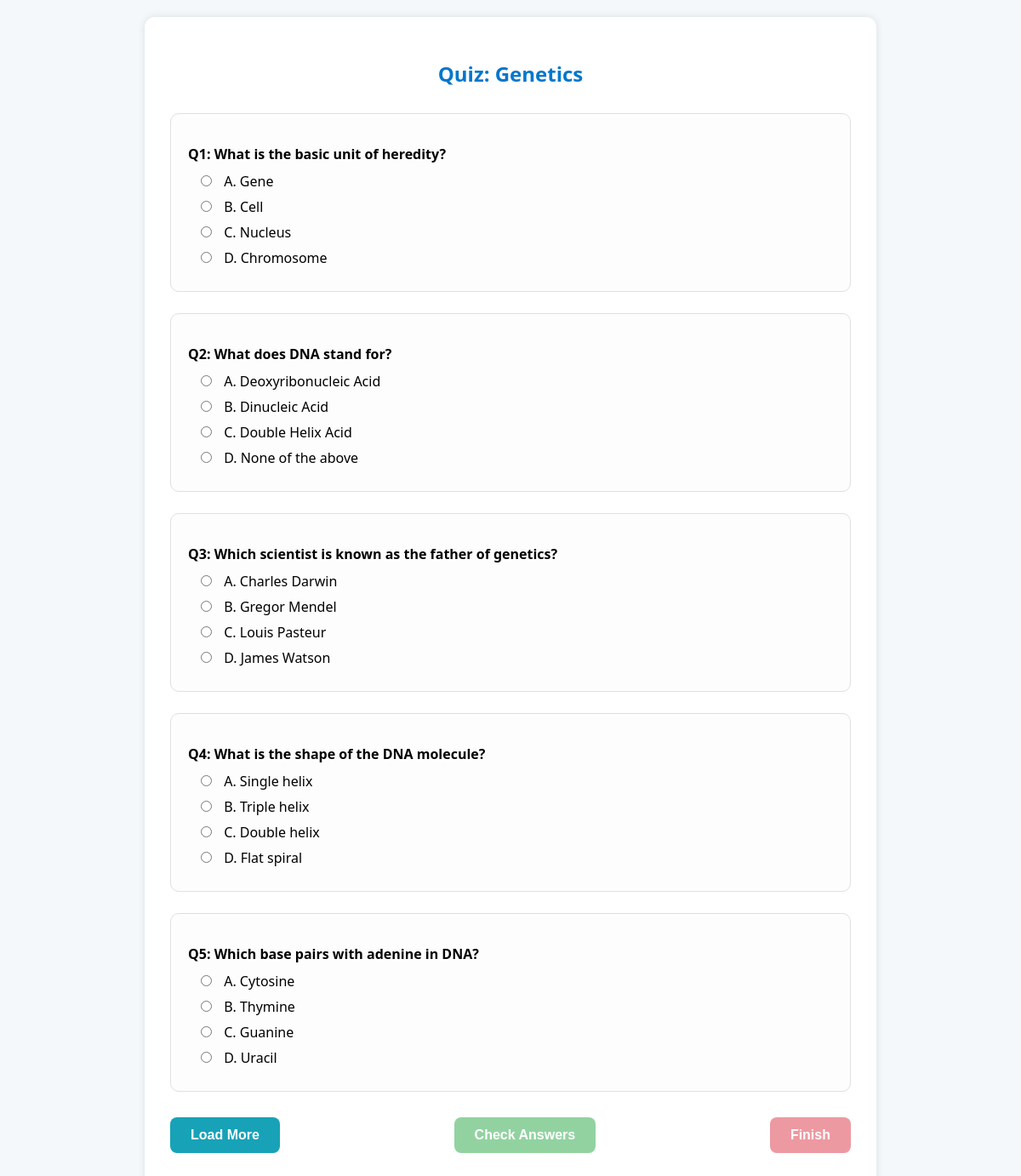
The app's page /quiz.php?course=biology&title=Genetics (signed in) with its own data.
### tables this page shows
CREATE TABLE `quizzes` (
  `id` int(11) NOT NULL,
  `title_id` int(11) NOT NULL,
  `question` text NOT NULL,
  `option_a` varchar(255) DEFAULT NULL,
  `option_b` varchar(255) DEFAULT NULL,
  `option_c` varchar(255) DEFAULT NULL,
  `option_d` varchar(255) DEFAULT NULL,
  `correct_option` char(1) NOT NULL
);

### quiz.php (the view, shortened to what this page needs)
<?php
$host = "localhost"; $user = "root"; $password = ""; $dbname = "intrance_prep_app";
$conn = new mysqli($host, $user, $password, $dbname);
$course = $_GET['course'] ?? '';
$title  = $_GET['title'] ?? '';
$sql = "
  SELECT ct.id
  FROM course_titles ct
  JOIN courses c ON ct.course_id = c.id
  WHERE c.name = ? AND ct.title = ?
  LIMIT 1
";
$stmt = $conn->prepare($sql);
$stmt->bind_param("ss", $course, $title);
$stmt->execute();
$result = $stmt->get_result();
?>
<!DOCTYPE html>
<html lang="en">
<head>
</head>
<body>
  <div class="quiz-container">
<?php
if ($row = $result->fetch_assoc()) {
    $titleId = $row['id'];
    $quizStmt = $conn->prepare("SELECT * FROM quizzes WHERE title_id = ?");
    $quizStmt->bind_param("i", $titleId);
    $quizStmt->execute();
    $quizResult = $quizStmt->get_result();
    echo "<h2>Quiz: " . htmlspecialchars($title) . "</h2><form id='quiz-form'>";
    $qnum = 1; $correctAnswers = [];
    while ($quiz = $quizResult->fetch_assoc()) {
        $qid = $quiz['id'];
        echo "<div class='question-block' data-index='$qnum' data-qid='$qid'>";
        echo "<p>Q{$qnum}: " . htmlspecialchars($quiz['question']) . "</p>";
        foreach (['A','B','C','D'] as $opt) {
            $txt = htmlspecialchars($quiz["option_" . strtolower($opt)]);
            echo "<label><input type='radio' name='q{$qid}' value='$opt' > {$opt}. {$txt}</label>";
        }
        echo "</div>";
        $qnum++;
    }
    echo "</form>";
    echo "<div class='button-container'>";
    echo "<button type='button' id='load-more-btn'>Load More</button>";
    echo "<button type='submit' form='quiz-form' id='submit-btn'>Check Answers</button>";
      echo "<button type='button' id='finish-btn'>Finish</button>";
    echo "</div>";
} else {
    echo "<p>Invalid course or topic selected.</p>";
}
?>
  </div>
</body>
</html>

### quiz.php (style rules this page uses)
body { font-family: 'Segoe UI', sans-serif; background: #f4f8fb; margin: 0; padding: 20px; display: flex; justify-content: center; }
.quiz-container { max-width: 800px; width: 100%; background: #fff; padding: 30px; border-radius: 12px; box-shadow: 0 0 10px rgba(0,0,0,0.1); }
h2 { text-align: center; color: #0077cc; margin-bottom: 30px; }
.question-block { margin-bottom: 25px; padding: 20px; border: 1px solid #e0e0e0; border-radius: 10px; background: #fdfdfd; display: none; }
.question-block.visible { display: block; }
.question-block p { font-weight: bold; margin-bottom: 10px; }
.question-block label { display: block; margin-bottom: 8px; padding-left:10px; cursor:pointer; transition: color 0.3s, font-weight 0.3s; }
input[type="radio"] { margin-right: 10px; }
.button-container { display: flex; justify-content: space-between; gap: 10px; margin-top: 30px; }
#load-more-btn, #submit-btn { padding: 12px 24px; font-size: 16px; border: none; border-radius: 8px; color: #fff; font-weight: bold; opacity: 0.5; cursor: not-allowed; transition: 0.3s; }
#load-more-btn { background: #17a2b8; }
#submit-btn { background: #28a745; }
#load-more-btn.enabled, #submit-btn.enabled { opacity: 1; cursor: pointer; }
#finish-btn { background: #dc3545; color: #fff; font-weight: bold; padding: 12px 24px; font-size: 16px; border: none; border-radius: 8px; opacity: 0.5; cursor: not-allowed; transition: 0.3s; }

### records on screen
quizzes: question "What is the basic unit of heredity?", opt "A", option_a "Gene", opt "B", option_b "Cell", opt "C", option_c "Nucleus", opt "D", option_d "Chromosome"
quizzes: question "What does DNA stand for?", opt "A", option_a "Deoxyribonucleic Acid", opt "B", option_b "Dinucleic Acid", opt "C", option_c "Double Helix Acid", opt "D", option_d "None of the above"
quizzes: question "Which scientist is known as the father of genetics?", opt "A", option_a "Charles Darwin", opt "B", option_b "Gregor Mendel", opt "C", option_c "Louis Pasteur", opt "D", option_d "James Watson"
quizzes: question "What is the shape of the DNA molecule?", opt "A", option_a "Single helix", opt "B", option_b "Triple helix", opt "C", option_c "Double helix", opt "D", option_d "Flat spiral"
quizzes: question "Which base pairs with adenine in DNA?", opt "A", option_a "Cytosine", opt "B", option_b "Thymine", opt "C", option_c "Guanine", opt "D", option_d "Uracil"

### other values on screen
$title "Genetics"
